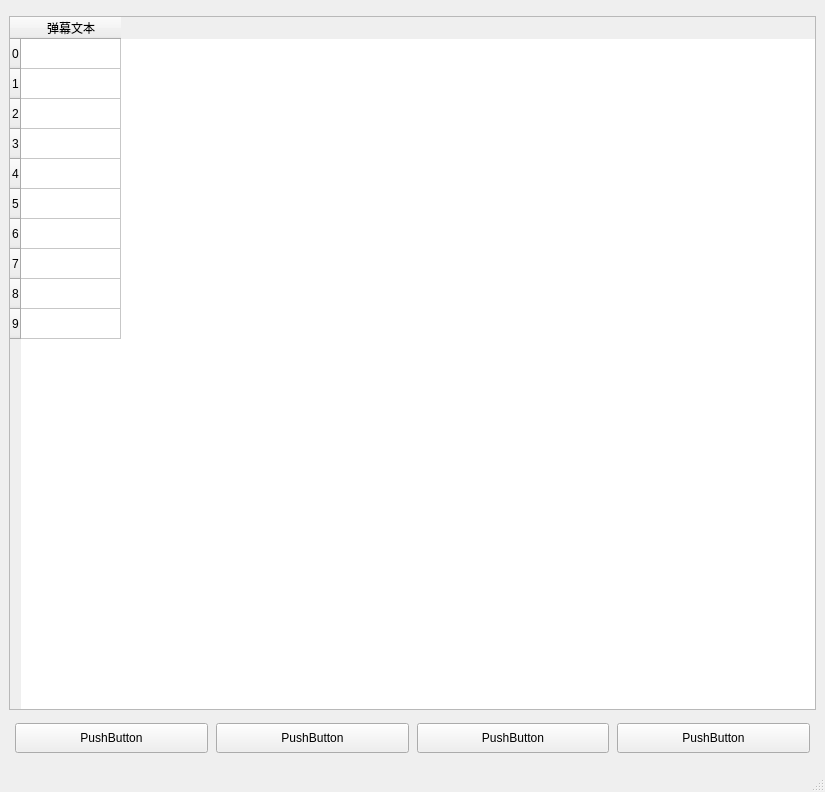
<?xml version="1.0" encoding="UTF-8"?>
<ui version="4.0">
 <class>MainWindow</class>
 <widget class="QMainWindow" name="MainWindow">
  <property name="geometry">
   <rect>
    <x>0</x>
    <y>0</y>
    <width>825</width>
    <height>792</height>
   </rect>
  </property>
  <property name="windowTitle">
   <string>MainWindow</string>
  </property>
  <widget class="QWidget" name="centralwidget">
   <layout class="QVBoxLayout" name="verticalLayout">
    <item>
     <widget class="QTableWidget" name="tableWidget">
      <property name="maximumSize">
       <size>
        <width>807</width>
        <height>694</height>
       </size>
      </property>
      <row>
       <property name="text">
        <string>0</string>
       </property>
      </row>
      <row>
       <property name="text">
        <string>1</string>
       </property>
      </row>
      <row>
       <property name="text">
        <string>2</string>
       </property>
      </row>
      <row>
       <property name="text">
        <string>3</string>
       </property>
      </row>
      <row>
       <property name="text">
        <string>4</string>
       </property>
      </row>
      <row>
       <property name="text">
        <string>5</string>
       </property>
      </row>
      <row>
       <property name="text">
        <string>6</string>
       </property>
      </row>
      <row>
       <property name="text">
        <string>7</string>
       </property>
      </row>
      <row>
       <property name="text">
        <string>8</string>
       </property>
      </row>
      <row>
       <property name="text">
        <string>9</string>
       </property>
      </row>
      <column>
       <property name="text">
        <string>弹幕文本</string>
       </property>
      </column>
      <item row="0" column="0">
       <property name="text">
        <string/>
       </property>
       <property name="checkState">
        <enum>Unchecked</enum>
       </property>
      </item>
      <item row="1" column="0">
       <property name="text">
        <string/>
       </property>
       <property name="checkState">
        <enum>Unchecked</enum>
       </property>
      </item>
      <item row="2" column="0">
       <property name="text">
        <string/>
       </property>
       <property name="checkState">
        <enum>Unchecked</enum>
       </property>
      </item>
      <item row="3" column="0">
       <property name="text">
        <string/>
       </property>
       <property name="checkState">
        <enum>Unchecked</enum>
       </property>
      </item>
      <item row="4" column="0">
       <property name="text">
        <string/>
       </property>
       <property name="checkState">
        <enum>Unchecked</enum>
       </property>
      </item>
      <item row="5" column="0">
       <property name="text">
        <string/>
       </property>
       <property name="checkState">
        <enum>Unchecked</enum>
       </property>
      </item>
      <item row="6" column="0">
       <property name="text">
        <string/>
       </property>
       <property name="checkState">
        <enum>Unchecked</enum>
       </property>
      </item>
      <item row="7" column="0">
       <property name="text">
        <string/>
       </property>
       <property name="checkState">
        <enum>Unchecked</enum>
       </property>
      </item>
      <item row="8" column="0">
       <property name="text">
        <string/>
       </property>
       <property name="checkState">
        <enum>Unchecked</enum>
       </property>
      </item>
      <item row="9" column="0">
       <property name="text">
        <string/>
       </property>
       <property name="checkState">
        <enum>Unchecked</enum>
       </property>
      </item>
     </widget>
    </item>
    <item>
     <layout class="QHBoxLayout" name="horizontalLayout">
      <property name="spacing">
       <number>8</number>
      </property>
      <property name="leftMargin">
       <number>6</number>
      </property>
      <property name="rightMargin">
       <number>6</number>
      </property>
      <item>
       <widget class="QPushButton" name="pushButton_2">
        <property name="sizePolicy">
         <sizepolicy hsizetype="Ignored" vsizetype="Fixed">
          <horstretch>0</horstretch>
          <verstretch>0</verstretch>
         </sizepolicy>
        </property>
        <property name="minimumSize">
         <size>
          <width>0</width>
          <height>30</height>
         </size>
        </property>
        <property name="text">
         <string>PushButton</string>
        </property>
       </widget>
      </item>
      <item>
       <widget class="QPushButton" name="pushButton">
        <property name="sizePolicy">
         <sizepolicy hsizetype="Ignored" vsizetype="Fixed">
          <horstretch>0</horstretch>
          <verstretch>0</verstretch>
         </sizepolicy>
        </property>
        <property name="minimumSize">
         <size>
          <width>0</width>
          <height>30</height>
         </size>
        </property>
        <property name="text">
         <string>PushButton</string>
        </property>
       </widget>
      </item>
      <item>
       <widget class="QPushButton" name="pushButton_3">
        <property name="minimumSize">
         <size>
          <width>0</width>
          <height>30</height>
         </size>
        </property>
        <property name="text">
         <string>PushButton</string>
        </property>
       </widget>
      </item>
      <item>
       <widget class="QPushButton" name="pushButton_4">
        <property name="minimumSize">
         <size>
          <width>0</width>
          <height>30</height>
         </size>
        </property>
        <property name="text">
         <string>PushButton</string>
        </property>
       </widget>
      </item>
     </layout>
    </item>
   </layout>
  </widget>
  <widget class="QMenuBar" name="menubar">
   <property name="geometry">
    <rect>
     <x>0</x>
     <y>0</y>
     <width>825</width>
     <height>22</height>
    </rect>
   </property>
  </widget>
  <widget class="QStatusBar" name="statusbar"/>
 </widget>
 <resources/>
 <connections/>
</ui>
